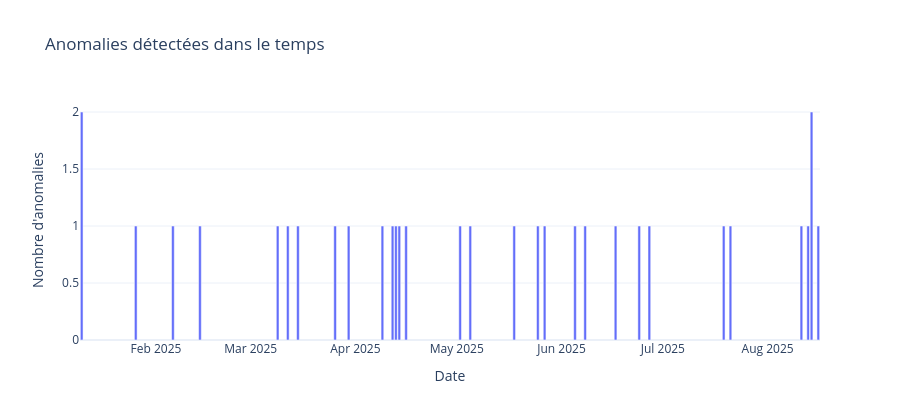

Notebook cell for this chart:
### Code cell
anomalies_jour = anomalies_audit.groupby("date", as_index=False).size()

fig = px.bar(
    anomalies_jour,
    x="date",
    y="size",
    title="Anomalies détectées dans le temps",
    labels={"date": "Date", "size": "Nombre d'anomalies"},
)
fig.update_layout(template="plotly_white", height=420)
fig.show()

### Figure 1 — Plotly figure (JSON) as saved in the notebook; plotly's stock layout.template omitted (floating-point values rounded to 4 significant figures)
{"data": [{"hovertemplate": "Date=%{x}<br>Nombre d'anomalies=%{y}<extra></extra>", "legendgroup": "", "marker": {"color": "#636efa", "pattern": {"shape": ""}}, "name": "", "orientation": "v", "showlegend": false, "textposition": "auto", "type": "bar", "x": ["2025-01-10T00:00:00.000000", "2025-01-26T00:00:00.000000", "2025-02-06T00:00:00.000000", "2025-02-14T00:00:00.000000", "2025-03-09T00:00:00.000000", "2025-03-12T00:00:00.000000", "2025-03-15T00:00:00.000000", "2025-03-26T00:00:00.000000", "2025-03-30T00:00:00.000000", "2025-04-09T00:00:00.000000", "2025-04-12T00:00:00.000000", "2025-04-13T00:00:00.000000", "2025-04-14T00:00:00.000000", "2025-04-16T00:00:00.000000", "2025-05-02T00:00:00.000000", "2025-05-05T00:00:00.000000", "2025-05-18T00:00:00.000000", "2025-05-25T00:00:00.000000", "2025-05-27T00:00:00.000000", "2025-06-05T00:00:00.000000", "2025-06-08T00:00:00.000000", "2025-06-17T00:00:00.000000", "2025-06-24T00:00:00.000000", "2025-06-27T00:00:00.000000", "2025-07-19T00:00:00.000000", "2025-07-21T00:00:00.000000", "2025-08-11T00:00:00.000000", "2025-08-13T00:00:00.000000", "2025-08-14T00:00:00.000000", "2025-08-16T00:00:00.000000"], "xaxis": "x", "y": [2, 1, 1, 1, 1, 1, 1, 1, 1, 1, 1, 1, 1, 1, 1, 1, 1, 1, 1, 1, 1, 1, 1, 1, 1, 1, 1, 1, 2, 1], "yaxis": "y"}], "layout": {"barmode": "relative", "height": 420, "legend": {"tracegroupgap": 0}, "title": {"text": "Anomalies détectées dans le temps"}, "xaxis": {"anchor": "y", "domain": [0.0, 1.0], "title": {"text": "Date"}}, "yaxis": {"anchor": "x", "domain": [0.0, 1.0], "title": {"text": "Nombre d'anomalies"}}}}
